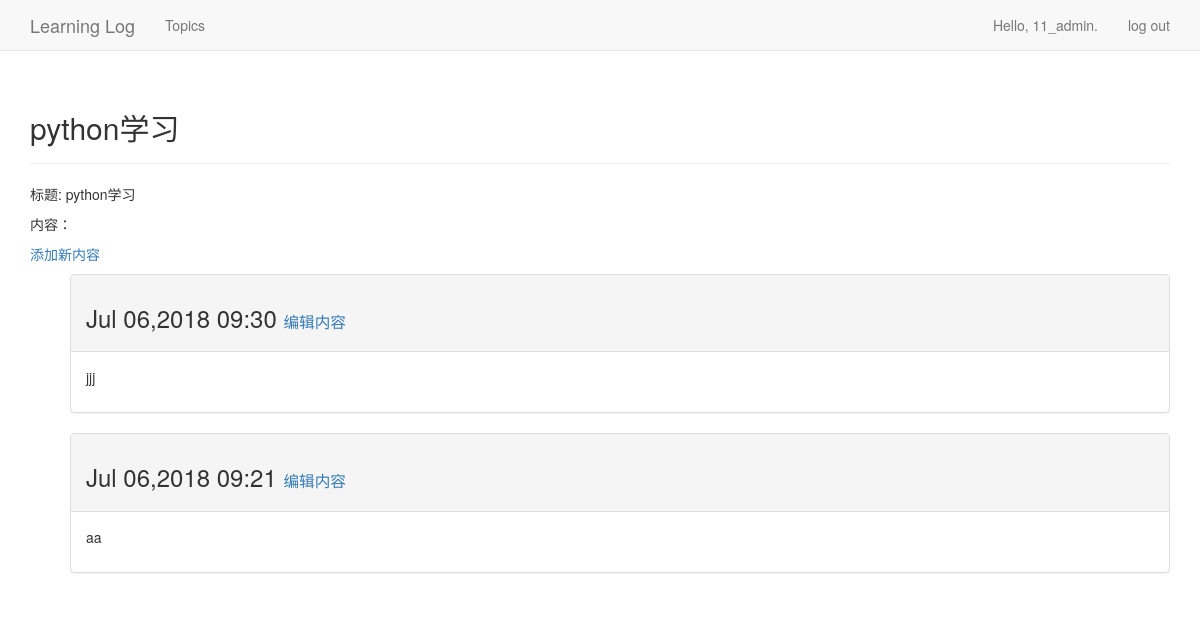
Page /topics/8/ (signed in) on the committed database.
### learning_logs/models.py (models this page shows)
class Topic(models.Model):
    text = models.CharField(max_length=200)
    date_added = models.DateTimeField(auto_now_add=True)
    owner = models.ForeignKey(User,on_delete=models.CASCADE)
    def __str__(self):
        return self.text

class Entry(models.Model):
	topic =models.ForeignKey(Topic,on_delete=models.CASCADE)
	text =models.TextField()
	date_added =models.DateTimeField(auto_now_add=True)

### learning_logs/views.py (the view)
# urls.py: url(r'^topics/(?P<topic_id>\d+)/$',views.topic,name='topic'),
@login_required
def topic(request,topic_id):
	topic=Topic.objects.get(id=topic_id)
	if topic.owner !=request.user:
		raise Http404
	entries=topic.entry_set.order_by('-date_added')
	context={'topic':topic,'entries':entries}
	return render(request,'learning_logs/topic.html',context)

### learning_logs/templates/learning_logs/topic.html
{% extends 'learning_logs/base.html' %}
{% block header %}
  <h2>{{ topic }}</h2>
{% endblock header %}
{% block content %}
  <p>标题: {{ topic }}</p>
  <p>内容：</p>
  <p>
      <a href="{% url 'learning_logs:new_entry' topic.id %}">添加新内容</a>
  </p>
  <ul>
  {% for entry in entries %}
  <div class="panel panel-default">
    <div class="panel-heading">
      <h3>
        {{ entry.date_added|date:'M d,Y H:i' }}
        <small>
          <a href="{% url 'learning_logs:edit_entry' entry.id %}">编辑内容</a>
        </small>
      </h3>
    </div>
    <div class="panel-body">
      {{ entry.text|linebreaks }}
    </div>
  </div>
  {% empty %}
    这个主题还没有内容.
    {% endfor %}
{% endblock content %}

### learning_logs/templates/learning_logs/base.html (shortened to what this page needs)
{% load bootstrap3 %}
<!DOCTYPE html>
<html lang="en">
  <head>
    {% bootstrap_css %}
  </head>
  <body>
    <nav class="navbar navbar-default navbar-static-top">
      <div class="container">
        <div class="navbar-header">
          <a class="navbar-brand" href="{% url 'learning_logs:index' %}">
              Learning Log</a>
        </div>
        <div id="navbar" class="navbar-collapse collapse">
          <ul class="nav navbar-nav">
            <li><a href="{% url 'learning_logs:topics' %}">Topics</a></li>
          </ul>
          <ul class="nav navbar-nav navbar-right">
            {% if user.is_authenticated %}
              <li><a>Hello, {{ user.username }}.</a></li>
              <li><a href="{% url 'users:logout' %}">log out</a></li>
            {% else %}
              <li><a href="{% url 'users:register' %}">register</a></li>
              <li><a href="{% url 'users:login' %}">log in</a></li>
            {% endif %}
          </ul>
        </div>
      </div>
    </nav>
    <div class="container">
      <div class="page-header">
        {% block header %}{% endblock %}
      </div>
      <div>
        {% block content %}{% endblock %}
      </div>
    </div>
  </body>
</html>

### rows in the picture
Topic: text "python学习"
Entry: date_added "Jul 06,2018 09:30", text "jjj"
Entry: date_added "Jul 06,2018 09:21", text "aa"

### other values in the picture
{{ user.username }} "11_admin"
